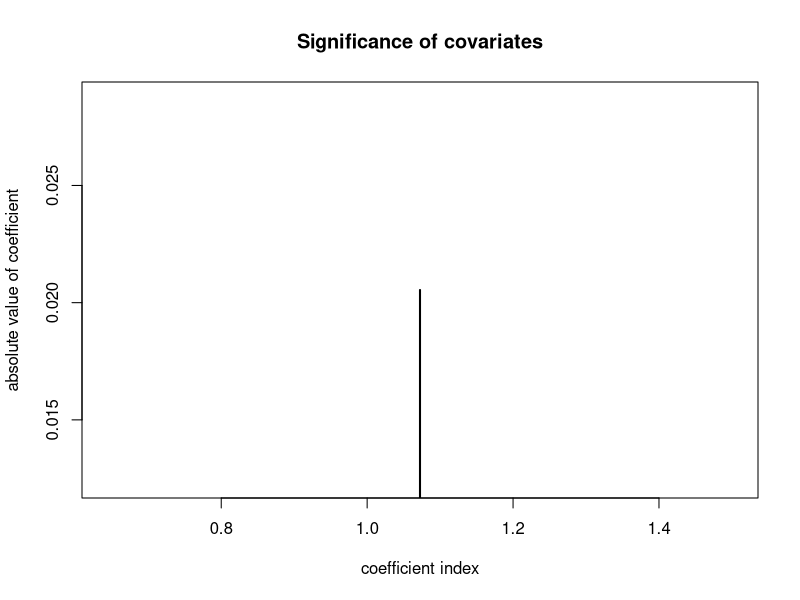

Generate this figure with R: (Note: this script raises an error after producing the figure.)
library(mvtnorm)

data <- read.table("eBayNumberOfBidderData.txt", header = TRUE)


########## A ##########

#The significance of a parameter is not governed by its estimated 
#absolute value, but by e.g. the p-value. Use e.g. summary(fit).

fit <- glm(nBids ~ 0 + ., data, family = poisson)

#Obtain p-values
p_values <- coef(summary(fit))[,4]
# Firstly, the p-value given for the Z-statistic would have to 
# be interpreted as how likely it is that a result as extreme or 
# more extreme than that observed would have occured under the 
# null hypothesis. I.e. 0.96 would in principle mean that the 
# data are providing very little evidence that the variable is 
# needed (while small values such as, say, 𝑝≤0.05
# would provide evidence for the likely relevance of the variable, 
# as pointed out by others already).

coeff <- t(fit$coefficients)
plot(abs(coeff), type='h', 
     lwd=2, 
     xlab = "coefficient index", 
     main='Significance of covariates',
     ylab='absolute value of coefficient')

X <- as.matrix(data[,2:10])
## The most significant covariate is minBidShare. 

########## B ##########

# Your estimated beta values should be close to the ones from glm() if 
# you did it right. Double check this line:

sigmaPrior <- 100 * solve(t(X)%*%X)

logPois <- function(beta, y, X, ...) {
  # log likelihood of poisson model
  if(!is.null(dim(beta))) {
    beta <- beta[1,]
  }
  
  lambda <- exp(X%*%beta)
  logLik <- sum(dpois(y, lambda, log=TRUE))
  
  if (logLik == -Inf) {
    logLik <- -2000
  }
  # logLik <- logLik + y[i] * t(beta)%*%x[i,] - exp( t(beta)%*%x[i,] - log(factorial(y[i])))
  # log of prior
  logPrior <- dmvnorm(beta, mean = rep(0, 9), sigma = sigmaPrior, log=TRUE)
  # add 
  return(logLik + logPrior)
}

OptimResults<-optim(coeff,logPois,gr=NULL, y = data$nBids,x = X, method=c("BFGS"),control=list(fnscale=-1),hessian=TRUE)

postCov <- -solve(OptimResults$hessian)
st_div <- sqrt(diag(postCov))
betaMode <- OptimResults$par

########## C ##########
# Also plot the MCMC trajectories for the different betas. 
# Your results will be different when you fix 2b) also.

gaussianSample <- function(theta, sigma, c) {
  val <- rmvnorm(1, theta, c*sigma)
  return (val)
}

RWMSampler <- function(c, it, initBeta, fn, ...) {
  accRate <- 0
  sample <- c()
  prev <- gaussianSample(initBeta, postCov, c)
  for (i in 1:it) {
    candidate <- gaussianSample(prev, postCov, c)
    
    alpha <- min(1, exp( fn(candidate, ...) - fn(prev, ...) ))
    u <- runif(1, 0, 1)
    if (alpha >= u) {
      # accept candidate
      prev <- candidate
      accRate <- accRate + 1
      # as matrix
      sample <- rbind(sample, prev)
    }
  }
  return (sample)
}

## Här blir det knasigt.. 
sample <- RWMSampler(1,50000,betaMode, logPois, as.vector(data$nBids), X)
hist(sample[,9])
plot(sample[,1],
     sample[,2],
     type='l',
     xlab = expression(beta[1]),
     ylab = expression(beta[2]),
     main = expression("Samples of" ~ beta[1] ~ "and" ~ beta[2])
     )

# plot trajectoroies for different betas
traj_beta_9 = c()
for (i in 11:length(sample[,9])) {
    traj_beta_9 = c(traj_beta_1, mean(sample[i-10:i,9]))
}
plot(traj_beta_9, type = 'l')
dev.off()
